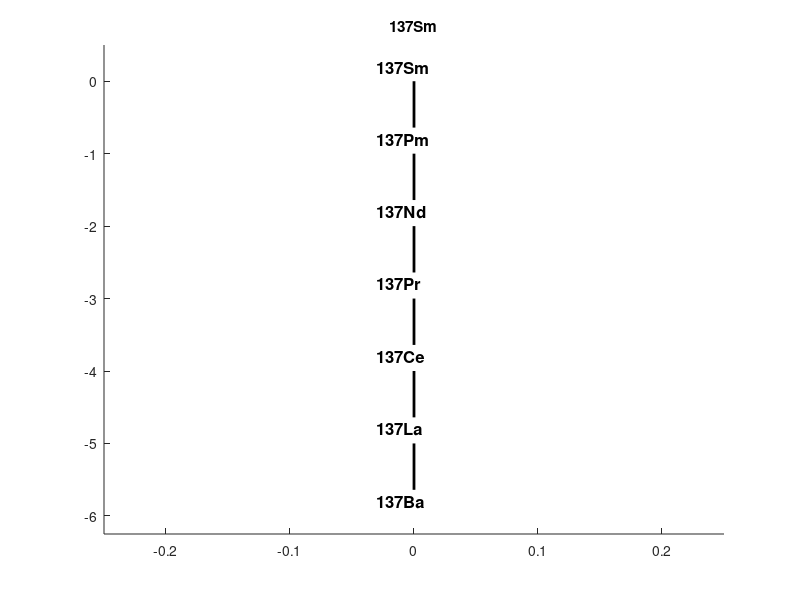

MATLAB code for this plot:
clear all;
clf;
lg=2
tpnt=[0 0];
bpnt=[0 -1];


figure(1);
axis([-0.25 0.25 -6.25 0.5]);
title '137Sm';
hold on;

plot([tpnt(1) bpnt(1)],...
    [tpnt(2) 0.64*bpnt(2)],...
    'k','LineWidth', 2);
plot([tpnt(1) bpnt(1)],...
    [bpnt(2) 1.64*bpnt(2)],...
    'k','LineWidth', 2);
plot([tpnt(1) bpnt(1)],...
    [2*bpnt(2) 2.64*bpnt(2)],...
    'k','LineWidth', 2);
plot([tpnt(1) bpnt(1)],...
    [3*bpnt(2) 3.64*bpnt(2)],...
    'k','LineWidth', 2);
plot([tpnt(1) bpnt(1)],...
    [4*bpnt(2) 4.64*bpnt(2)],...
    'k','LineWidth', 2);
plot([tpnt(1) bpnt(1)],...
    [5*bpnt(2) 5.64*bpnt(2)],...
    'k','LineWidth', 2);

hold off;

text((-0.03+tpnt(1)),(0.2+tpnt(2)),'137Sm','FontSize', 12, 'FontWeight', 'bold');
text((-0.03+tpnt(1)),(0.2+bpnt(2)),'137Pm','FontSize', 12, 'FontWeight', 'bold');
text((-0.03+tpnt(1)),2.25*(0.2+bpnt(2)),'137Nd','FontSize', 12, 'FontWeight', 'bold');
text((-0.03+tpnt(1)),3.49*(0.2+bpnt(2)),'137Pr','FontSize', 12, 'FontWeight', 'bold');
text((-0.03+tpnt(1)),4.74*(0.2+bpnt(2)),'137Ce','FontSize', 12, 'FontWeight', 'bold');
text((-0.03+tpnt(1)),5.99*(0.2+bpnt(2)),'137La','FontSize', 12, 'FontWeight', 'bold');
text((-0.03+tpnt(1)),7.25*(0.2+bpnt(2)),'137Ba','FontSize', 12, 'FontWeight', 'bold');